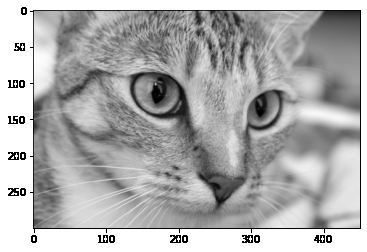
#> input picture Imagenes/cat_gray.png, 367 x 252 px
$ python '2.Imagen binarizada.py'
#> lines starting #> are read from the running program, lines starting #| are printed output that depends on the picture; after the words box and inside, x2 and y2 are one past the last pixel; in counts of white or black regions, pixels touching at a corner belong together
import cv2

imagen = cv2.imread('Imagenes/cat_gray.png', cv2.IMREAD_GRAYSCALE)
#> imagen is the input picture: shape (252, 367); min 0, max 255, mean 173.2
ret, binary = cv2.threshold(imagen, 180, 255, cv2.THRESH_BINARY)
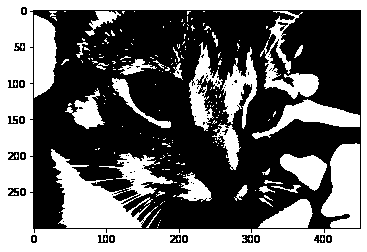
#> binary: shape (252, 367); 42.9% white; 211 white regions (179 under 20 px), largest, box (x1, y1, x2, y2) and area: (0, 0, 367, 252) 19570, (51, 149, 173, 228) 4567, (321, 143, 360, 228) 2435
cv2.imshow('Gato en escala Grises', imagen)
cv2.imshow('Gato en binario', binary)
cv2.waitKey(0)
cv2.destroyAllWindows()
